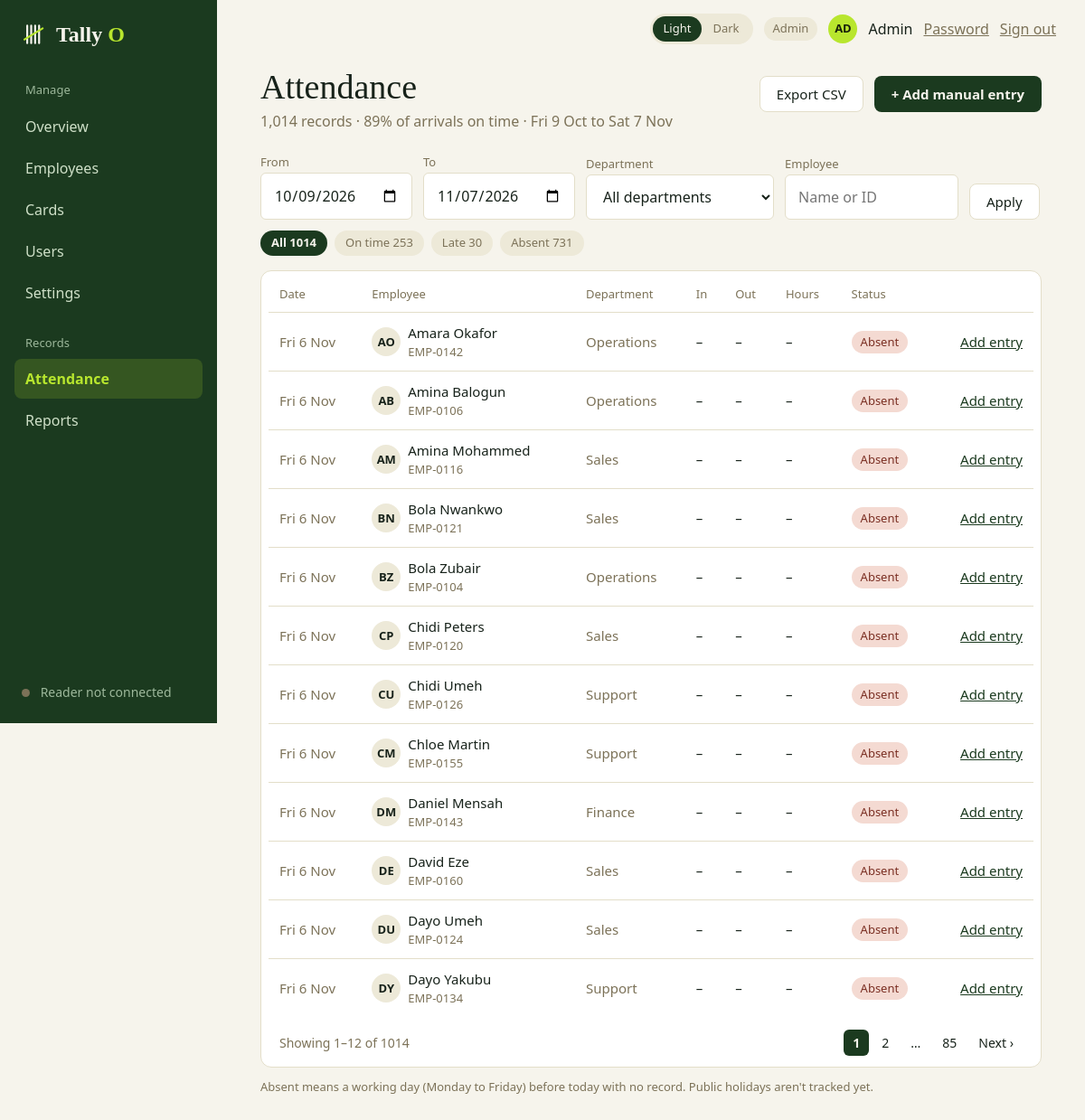
Page /admin/attendance (signed in) on the committed database.
### tables this page shows
CREATE TABLE employees (
    id            INTEGER PRIMARY KEY,
    employee_code TEXT    NOT NULL UNIQUE,              -- e.g. EMP-0142
    full_name     TEXT    NOT NULL,
    department    TEXT    NOT NULL,
    email         TEXT,
    joined_on     TEXT    NOT NULL,
    is_active     INTEGER NOT NULL DEFAULT 1 CHECK (is_active IN (0, 1))
);

### admin.py (the view)
@bp.route("/attendance")
@admin_only
def attendance():
    return render_template("attendance_log.html", list_endpoint="admin.attendance",
                           export_endpoint="admin.attendance_export", can_edit=True,
                           **reporting.attendance_context(db.get_db(), request.args),
                           **shell_context("Attendance"))

### app.py (called while the page is built)
@app.context_processor
def inject_globals():
    return {"APP_NAME": APP_NAME, "APP_TAGLINE": APP_TAGLINE,
            "csrf_token": auth.csrf_token, "safe_url": safe_url,
            "reader": reader.status(db.get_db())}

@app.after_request
def no_store_when_signed_in(response):
    if "user" in session and request.endpoint != "static":
        response.headers["Cache-Control"] = "no-store"
    return response

### auth.py (called while the page is built)
def csrf_token():
    if "csrf" not in session:
        session["csrf"] = secrets.token_hex(16)
    return session["csrf"]

def login_required(view):
    @wraps(view)
    def wrapped(*args, **kwargs):
        user = session.get("user")
        if not user:
            return redirect(url_for("auth.login"))
        row = get_db().execute("SELECT is_active, must_change_password FROM users WHERE id = ?",
                               (user["id"],)).fetchone()
        if row is None or not row["is_active"]:       # deactivated since they signed in
            session.clear()
            return redirect(url_for("auth.login"))
        if row["must_change_password"] and request.endpoint not in ("account.password", "auth.logout"):
            return redirect(url_for("account.password"))
        return view(*args, **kwargs)
    return wrapped

def role_required(*roles):
    def decorator(view):
        @wraps(view)
        @login_required
        def wrapped(*args, **kwargs):
            if session["user"]["role"] not in roles:
                abort(403)
            return view(*args, **kwargs)
        return wrapped
    return decorator

### db.py (called while the page is built)
def connect(path=DEFAULT_DB):
    Path(path).parent.mkdir(parents=True, exist_ok=True)
    conn = sqlite3.connect(str(path), isolation_level=None, timeout=10)  # we run transactions ourselves
    conn.row_factory = sqlite3.Row            # rows behave like dicts: row["name"]
    conn.execute("PRAGMA foreign_keys = ON")  # SQLite ignores foreign keys unless asked
    try:
        conn.execute("PRAGMA journal_mode = DELETE")
    except sqlite3.OperationalError:
        pass                                  # busy right now; the setting is applied on a later connection
    return conn

def get_db():
    if "db" not in g:
        g.db = connect(current_app.config["DATABASE"])
    return g.db

### queries.py (called while the page is built)
def departments(db):
    return [r[0] for r in db.execute("SELECT DISTINCT department FROM employees ORDER BY 1")]

### shell.py (called while the page is built)
def safe_url(endpoint, **values):
    try:
        return url_for(endpoint, **values)
    except BuildError:
        return "#"

### templates/attendance_log.html (shortened to what this page needs)
{% extends "app_shell.html" %}
{% block content %}
  <div class="page-head">
    <div>
      <h1 class="page-title">Attendance</h1>
      <p class="muted mt-1">{{ '{:,}'.format(result.counts.all) }} records{% if on_time_pct is not none %} · {{ on_time_pct }}% of arrivals on time{% endif %}
        · {{ f.start.isoformat() | day }} to {{ f.end.isoformat() | day }}</p>
    </div>
    <div class="row wrap gap-3">
      <a class="btn btn-secondary" href="{{ url_for(export_endpoint, **keep) }}">Export CSV</a>
      {% if can_edit %}<a class="btn" href="{{ url_for('admin.attendance_new') }}">+ Add manual entry</a>{% endif %}
    </div>
  </div>
  <form class="toolbar mt-5" method="get" action="{{ url_for(list_endpoint) }}">
    <label class="toolbar-field"><span class="muted small">From</span>
      <input class="input toolbar-date" type="date" name="from" value="{{ f.start.isoformat() }}"></label>
    <label class="toolbar-field"><span class="muted small">To</span>
      <input class="input toolbar-date" type="date" name="to" value="{{ f.end.isoformat() }}"></label>
    <label class="toolbar-field"><span class="muted small">Department</span>
      <select class="input toolbar-select" name="dept">
        <option value="">All departments</option>
      </select></label>
    <label class="toolbar-field"><span class="muted small">Employee</span>
      <input class="input toolbar-search-sm" type="search" name="q" value="{{ f.q }}" placeholder="Name or ID"></label>
    <button class="btn btn-secondary toolbar-go" type="submit">Apply</button>
  </form>
  <div class="chips">
    <a class="chip" href="{{ url_for(list_endpoint, **base) }}" {% if not f.status %}aria-current="true"{% endif %}>All {{ result.counts.all }}</a>
    {% for key, label in (('on_time', 'On time'), ('late', 'Late'), ('absent', 'Absent')) %}
      <a class="chip" href="{{ url_for(list_endpoint, status=key, **base) }}" {% if f.status == key %}aria-current="true"{% endif %}>{{ label }} {{ result.counts[key] }}</a>
    {% endfor %}
  </div>
  <div class="card table-card mt-4">
    <table class="table">
      <thead><tr><th>Date</th><th>Employee</th><th>Department</th><th>In</th><th>Out</th><th>Hours</th><th>Status</th><th></th></tr></thead>
      <tbody>
        {% for r in result.rows %}
          <tr>
            <td class="muted">{{ r.work_date | day }}</td>
            <td><div class="row"><span class="avatar">{{ r.initials }}</span><div><div>{{ r.full_name }}</div><div class="muted small">{{ r.employee_code }}</div></div></div></td>
            <td class="muted">{{ r.department }}</td>
            <td>{{ r.in_time }}</td>
            <td class="{{ 'warn' if r.out_time == 'Missing' else '' }}">{{ r.out_time }}</td>
            <td>{{ r.hours }}</td>
            <td>
              {% if r.status == 'on_time' %}<span class="pill pill-ok">On time</span>
              {% elif r.status == 'late' %}<span class="pill pill-late">Late</span>
              {% else %}<span class="pill pill-bad">Absent</span>{% endif %}
            </td>
            <td class="right nowrap">
              {% if r.id %}
                {% if r.source == 'manual' %}<span class="pill small" title="{{ r.note or '' }}">Manual</span>{% endif %}
                {% if can_edit %}<a href="{{ url_for('admin.attendance_edit', record_id=r.id) }}">Edit</a>{% endif %}
              {% elif can_edit %}
                <a href="{{ url_for('admin.attendance_new', employee=r.employee_id, date=r.work_date) }}">Add entry</a>
              {% endif %}
            </td>
          </tr>
        {% else %}
          <tr><td colspan="8" class="empty-cell">No records match these filters.</td></tr>
        {% endfor %}
      </tbody>
    </table>
    {% if result.total %}
      <div class="pager">
        <span class="muted">Showing {{ result.first }}–{{ result.last }} of {{ result.total }}</span>
        {% if result.pages > 1 %}
          <nav aria-label="Pages">
            {% for n in result.numbers %}
              {% if n is none %}<span class="page muted">…</span>
              {% elif n == result.page %}<a href="#" aria-current="page">{{ n }}</a>
              {% else %}<a href="{{ url_for(list_endpoint, page=n, **keep) }}">{{ n }}</a>{% endif %}
            {% endfor %}
            {% if result.page < result.pages %}<a href="{{ url_for(list_endpoint, page=result.page + 1, **keep) }}">Next ›</a>{% endif %}
          </nav>
        {% endif %}
      </div>
    {% endif %}
  </div>
  <p class="muted small mt-3">Absent means a working day (Monday to Friday) before today with no record. Public holidays aren't tracked yet.</p>
{% endblock %}

### static/css/base.css (style rules this page uses)
:root { --font-sans: Calibri, Carlito, "Segoe UI", system-ui, -apple-system, sans-serif; --font-serif: Charter, "Bitstream Charter", "Sitka Text", Cambria, Georgia, serif; --space-1: 0.25rem; --space-2: 0.5rem; --space-3: 0.75rem; --space-4: 1rem; --space-5: 1.5rem; --space-6: 2rem; --space-7: 3rem; --radius-sm: 6px; --radius-md: 8px; --radius-lg: 12px; --radius-pill: 999px; --sidebar-width: 240px; }
:root, html[data-theme="light"] { color-scheme: light; --bg: #F6F4EC; --surface: #FFFFFF; --text: #17221A; --muted: #7C7258; --subtle: #5C6558; --line: #E3DEC9; --soft: #EDE9D8; --primary: #1B3A1F; --on-primary: #F6F4EC; --accent: #B8E62E; --on-accent: #17200A; --link: #1B3A1F; --brand-accent: #7DB82A; --ring: rgba(27, 58, 31, 0.25); --ok-bg: #E3F2BC; --ok-fg: #2E4A0B; --late-bg: #F8E7BE; --late-fg: #6B4A08; --bad-bg: #F4DAD2; --bad-fg: #7A2E22; --sidebar-bg: #1B3A1F; --sidebar-text: #CFE0C8; --sidebar-muted: #9DB89B; --sidebar-active-bg: rgba(184, 230, 46, 0.16); --sidebar-active-text: #B8E62E; }
*, *::before, *::after { box-sizing: border-box; }
* { margin: 0; }
html { -webkit-text-size-adjust: 100%; }
body { font-family: var(--font-sans); font-size: 1rem; line-height: 1.5; color: var(--text); background: var(--bg); -webkit-font-smoothing: antialiased; }
button, input, select, textarea { font: inherit; color: inherit; }
a { color: var(--link); }
.page-title { font-family: var(--font-serif); font-weight: 400; font-size: 2.375rem; line-height: 1.1; }
.muted { color: var(--muted); }
.btn { display: inline-flex; align-items: center; justify-content: center; gap: var(--space-2); padding: 0.625rem 1.125rem; border: 1px solid transparent; border-radius: var(--radius-md); background: var(--primary); color: var(--on-primary); font-size: 0.9375rem; font-weight: 700; line-height: 1.2; text-decoration: none; cursor: pointer; }
.btn-secondary { background: var(--surface); color: var(--text); border-color: var(--line); font-weight: 400; }
.card { background: var(--surface); border: 1px solid var(--line); border-radius: var(--radius-lg); }
.table-card { padding: var(--space-4) var(--space-2) var(--space-2); overflow-x: auto; }
.pill { display: inline-block; padding: 0.1875rem 0.625rem; border-radius: var(--radius-pill); background: var(--soft); color: var(--muted); font-size: 0.8125rem; white-space: nowrap; }
.pill-bad { background: var(--bad-bg); color: var(--bad-fg); }
.avatar { display: inline-flex; align-items: center; justify-content: center; width: 2rem; height: 2rem; margin-right: var(--space-2); border-radius: 50%; background: var(--soft); color: var(--text); font-size: 0.8125rem; font-weight: 700; flex: none; }
.table { width: 100%; border-collapse: collapse; font-size: 0.9375rem; }
.table th { padding: 0 0.75rem 0.625rem; text-align: left; font-size: 0.8125rem; font-weight: 400; color: var(--muted); }
.table td { padding: 0.6875rem 0.75rem; border-top: 1px solid var(--line); }
.input { width: 100%; padding: 0.75rem 0.875rem; background: var(--surface); border: 1px solid var(--line); border-radius: var(--radius-sm); }
.row { display: flex; align-items: center; }
.wrap { flex-wrap: wrap; }
.gap-3 { gap: var(--space-3); }
.mt-1 { margin-top: var(--space-1); }
.mt-3 { margin-top: var(--space-3); }
.mt-4 { margin-top: var(--space-4); }

### rows in the picture
employees: work_date|day "Fri 6 Nov", initials "AO", full_name "Amara Okafor", employee_code "EMP-0142", department "Operations", in_time "–", out_time "–", hours "–"
employees: work_date|day "Fri 6 Nov", initials "AB", full_name "Amina Balogun", employee_code "EMP-0106", department "Operations", in_time "–", out_time "–", hours "–"
employees: work_date|day "Fri 6 Nov", initials "AM", full_name "Amina Mohammed", employee_code "EMP-0116", department "Sales", in_time "–", out_time "–", hours "–"
employees: work_date|day "Fri 6 Nov", initials "BN", full_name "Bola Nwankwo", employee_code "EMP-0121", department "Sales", in_time "–", out_time "–", hours "–"
employees: work_date|day "Fri 6 Nov", initials "BZ", full_name "Bola Zubair", employee_code "EMP-0104", department "Operations", in_time "–", out_time "–", hours "–"
employees: work_date|day "Fri 6 Nov", initials "CP", full_name "Chidi Peters", employee_code "EMP-0120", department "Sales", in_time "–", out_time "–", hours "–"
employees: work_date|day "Fri 6 Nov", initials "CU", full_name "Chidi Umeh", employee_code "EMP-0126", department "Support", in_time "–", out_time "–", hours "–"
employees: work_date|day "Fri 6 Nov", initials "CM", full_name "Chloe Martin", employee_code "EMP-0155", department "Support", in_time "–", out_time "–", hours "–"
employees: work_date|day "Fri 6 Nov", initials "DM", full_name "Daniel Mensah", employee_code "EMP-0143", department "Finance", in_time "–", out_time "–", hours "–"
employees: work_date|day "Fri 6 Nov", initials "DE", full_name "David Eze", employee_code "EMP-0160", department "Sales", in_time "–", out_time "–", hours "–"
employees: work_date|day "Fri 6 Nov", initials "DU", full_name "Dayo Umeh", employee_code "EMP-0124", department "Sales", in_time "–", out_time "–", hours "–"
employees: work_date|day "Fri 6 Nov", initials "DY", full_name "Dayo Yakubu", employee_code "EMP-0134", department "Support", in_time "–", out_time "–", hours "–"

### other values in the picture
{{ APP_NAME[:-1] }} "Tally"
{{ APP_NAME[-1]|upper }} "O"
{{ group.label }} "Manage" "Records"
{{ link.name }} "Overview" "Employees" "Cards" "Users" "Settings" "Attendance" "Reports"
{{ reader.label }} "Reader not connected"
{{ role_label }} "Admin"
{{ user_initials }} "AD"
{{ user_name }} "Admin"
{{ '{:,}'.format(result.counts.all) }} "1,014"
{{ on_time_pct }} "89"
{{ f.start.isoformat() | day }} "Fri 9 Oct"
{{ f.end.isoformat() | day }} "Sat 7 Nov"
{{ result.counts.all }} "1014"
{{ label }} "On time" "Late" "Absent"
{{ result.counts[key] }} "253" "30" "731"
